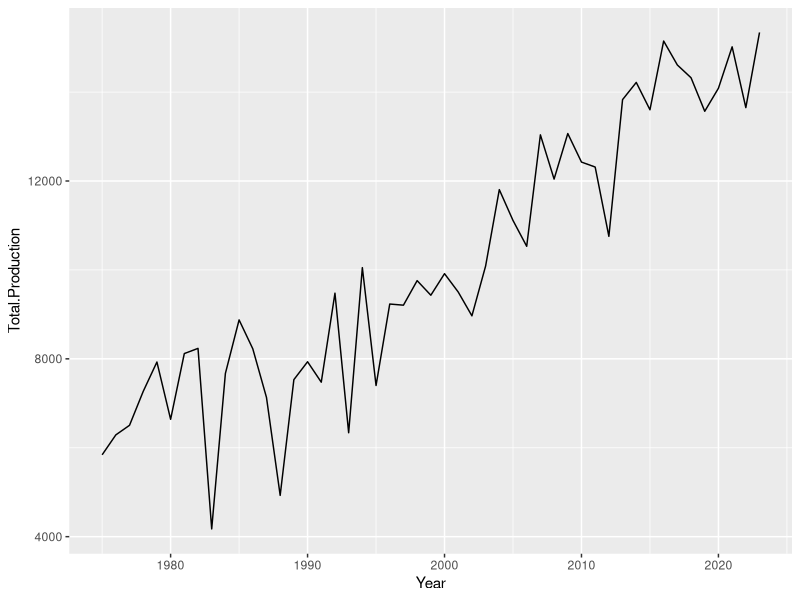

Generate this figure with R:
## ---- chunk 1
#Loading libraries
library(ggplot2)
library(reshape2)
library(readr)
library(dplyr)

## ---- chunk 2
#Load the commodity dataset
HGP <- read.csv("Feed Grains Yearbook Tables-All Years.csv")

## ---- chunk 3
str(HGP)

summary(HGP)

head(HGP)

NewNames <- c("Commodity","Year","Planted.Acres","Harvested.Acres","Total.Production","Yield","Farm.Price","1","2")

names(HGP) <- NewNames

## ---- chunk 4
#Removing  unnecessary information

HGP = subset(HGP, select = -c(7,8,9) )

HGP$Year <- gsub("/.*", "", HGP$Year)

HGP = filter(HGP, Year > 1974)

HGP = filter(HGP, Commodity == 'Corn')

HGP$Year <- as.numeric(substring(HGP$Year, 1, 4))
HGP$Total.Production <- as.numeric(gsub(",", "", HGP$Total.Production))

head(HGP)
## ---- chunk 5
#plotting commodity prices over the years
ggplot(HGP, aes(x = Year, y = Total.Production))+
  geom_line()
